Frame 1 (no input): blank canvas, image omitted
Frame 60 (the mouse pressed at the canvas centre just before this capture): blank canvas, image omitted
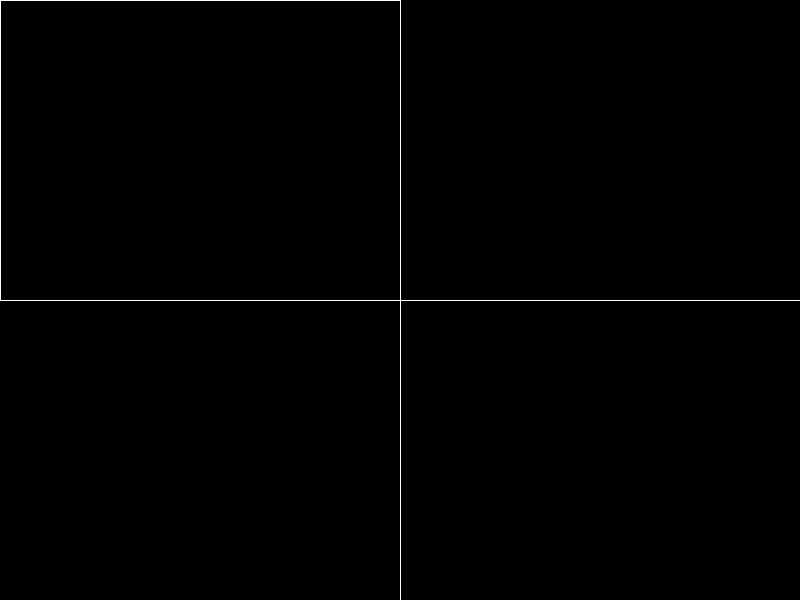
Frame 120 (the mouse held since frame 60 and released just before this capture)

The Processing sketch whose frames 1 and 60 were blank and that drew this single picture after the mouse press (run headless with seeded random() and noise(); from frame 60 on, the mouse is pressed at the canvas centre):

// Processing sketch: mousePressed_keyPressed
// ── mousePressed_keyPressed.pde

void setup() {
  size(800, 600);  
  background(0);
}

void draw() {
  //background(0);
  fill(0);
  stroke(255);
  rect(pmouseX, pmouseY, mouseX, mouseY);
}

void mousePressed() {
  fill(0);
  stroke(255);
  ellipse(pmouseX, pmouseY, mouseX, mouseY);
}

void keyPressed() {
 background(0);
}
